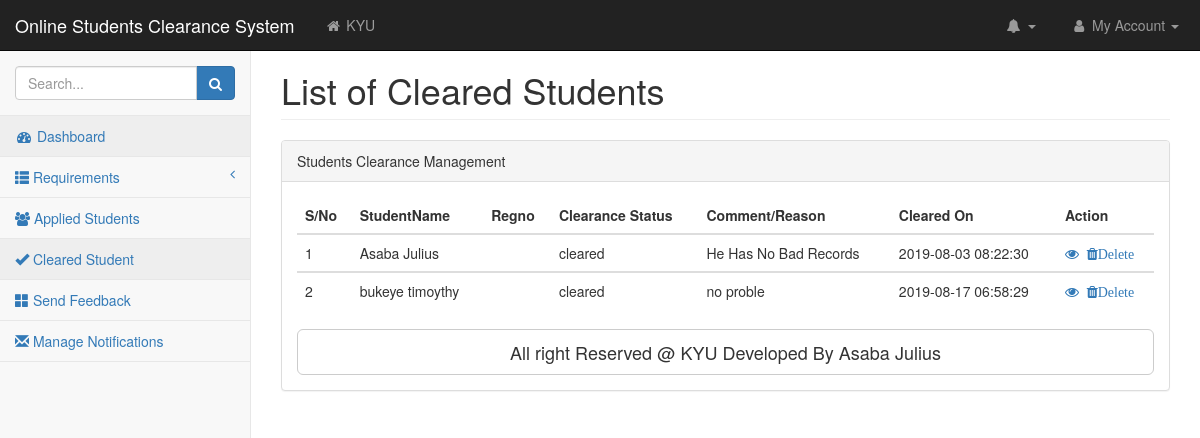
The page /Busar/clearedStd.php on the database its author committed.
### tables this page shows
CREATE TABLE `clearance` (
  `id` int(11) NOT NULL,
  `Department_Section` varchar(200) NOT NULL,
  `StudentName` varchar(200) NOT NULL,
  `regno` varchar(200) NOT NULL,
  `ClearanceStatus` varchar(200) NOT NULL,
  `Comment_Reason` varchar(200) NOT NULL,
  `Cleared_By` varchar(200) NOT NULL,
  `Posting_Date` timestamp NOT NULL DEFAULT CURRENT_TIMESTAMP
);

### Busar/clearedStd.php (the view, shortened to what this page needs)
<?php
include("MainMenu.php");
include("../functions.php");
?>
<div id="page-wrapper">
 <div class="container-fluid">
 <div class="row">
 <div class="col-lg-12">
 <h1 class="page-header"> List of Cleared Students </h1>
</div>
</div>
<div class="row">
<div class="col-lg-12">
<div class="panel panel-default">
<div class="panel-heading">
  Students Clearance Management
</div>
 <div class="panel-body">
<div class="table-responsive">
<table class="table table-hover" id="usermanagetable">
<thead>
<tr>
<th>S/No</th>
<th>StudentName</th>
<th>Regno</th>
<th>Clearance Status</th>
<th>Comment/Reason</th>
<th>Cleared On</th>
<th>Action</th>
</tr>
</thead>
<?php
$sql=mysqli_query($db,"SELECT *from clearance where  ClearanceStatus ='cleared';");
$count=1;
while ($rows=mysqli_fetch_array($sql)){?>
<tbody><tr>
    <td><?php echo $count;?></td>
    <td><?php echo $rows['StudentName'];?></td>
    <td><?php echo $rows['regno'];?></td>
    <td><?php echo $rows['ClearanceStatus']; ?></td>
    <td><?php echo $rows['Comment_Reason']?></td>
    <td><?php echo $rows['Posting_Date'];?></td>
    <td>
<a href="studentDetails.php?id=<?php echo $rows->id;?>"><i class="fa fa-eye"></i></a>&nbsp;
   <a href="clearedStd.php?id=<?php echo $rows['id'];?>" onclick="return confirm('Are you sure you want yo Delete')" <i class="fa fa-trash">Delete</i></a>
    </td>
    </tr>
</tbody>
<?php $count=$count+1;} ?>
 </table>
</div>
<a class="btn btn-default btn-lg btn-block" target="_blank" href="https://datatables.net/">All right Reserved @ KYU Developed By Asaba Julius</a>
                                    </div>
                                </div>
                            </div>
                        </div>
                    </div>
                </div>

### Busar/css/startmin.css (style rules this page uses)
body { background-color: #f8f8f8; }
#page-wrapper { padding-top: 30px; min-height: 568px; background-color: #fff; }
@media (min-width:768px) { #page-wrapper { position: inherit; margin-left: 250px; padding: 30px 15px 0 15px; border-left: 1px solid #e7e7e7; } }

### rows shown on the page
clearance: StudentName "Asaba Julius", ClearanceStatus "cleared", Comment_Reason "He Has No Bad Records", Posting_Date "2019-08-03 08:22:30"
clearance: StudentName "bukeye timoythy", ClearanceStatus "cleared", Comment_Reason "no proble", Posting_Date "2019-08-17 06:58:29"
